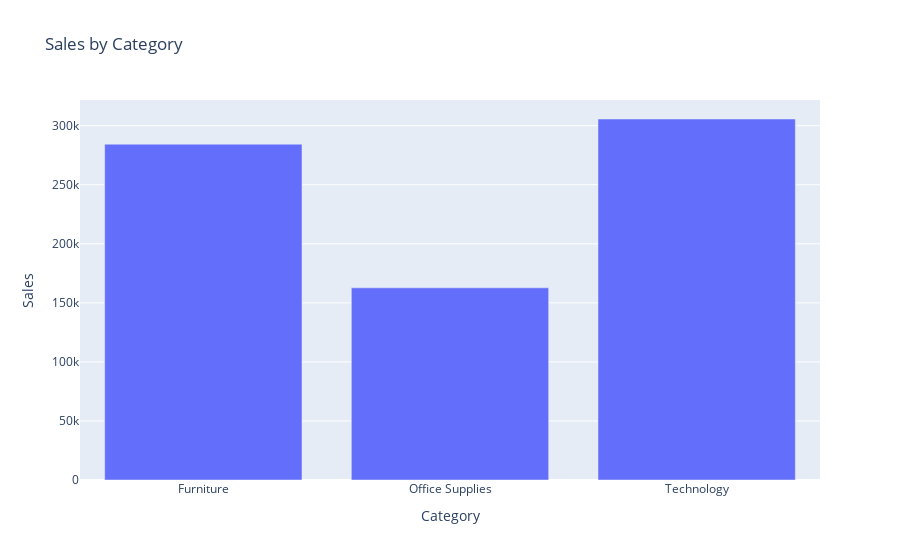
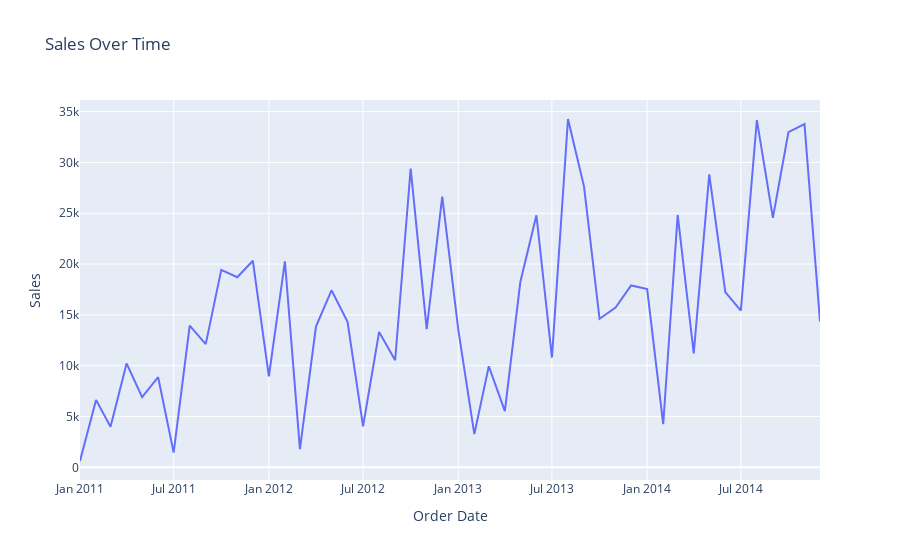

Notebook code for these charts, in order:
### Code cell
region_dropdown = widgets.Dropdown(
    options=['All'] + df['Region'].unique().tolist(),
    value='All',
    description='Select Region:',
)

### Figure 1 — Plotly figure (JSON) as saved in the notebook; plotly's stock layout.template omitted (floating-point values rounded to 4 significant figures)
{"data": [{"alignmentgroup": "True", "hovertemplate": "Category=%{x}<br>Sales=%{y}<extra></extra>", "legendgroup": "", "marker": {"color": "#636efa", "pattern": {"shape": ""}}, "name": "", "offsetgroup": "", "orientation": "v", "showlegend": false, "textposition": "auto", "type": "bar", "x": ["Furniture", "Office Supplies", "Technology"], "xaxis": "x", "y": [284400.0, 162800.0, 305700.0], "yaxis": "y"}], "layout": {"barmode": "relative", "legend": {"tracegroupgap": 0}, "title": {"text": "Sales by Category"}, "xaxis": {"anchor": "y", "domain": [0, 1], "title": {"text": "Category"}}, "yaxis": {"anchor": "x", "domain": [0, 1], "title": {"text": "Sales"}}}}

### Figure 2 — Plotly figure (JSON) as saved in the notebook; plotly's stock layout.template omitted (floating-point values rounded to 4 significant figures)
{"data": [{"hovertemplate": "Order Date=%{x}<br>Sales=%{y}<extra></extra>", "legendgroup": "", "line": {"color": "#636efa", "dash": "solid"}, "marker": {"symbol": "circle"}, "mode": "lines", "name": "", "orientation": "v", "showlegend": false, "type": "scatter", "x": ["2011-01-01T00:00:00", "2011-02-01T00:00:00", "2011-03-01T00:00:00", "2011-04-01T00:00:00", "2011-05-01T00:00:00", "2011-06-01T00:00:00", "2011-07-01T00:00:00", "2011-08-01T00:00:00", "2011-09-01T00:00:00", "2011-10-01T00:00:00", "2011-11-01T00:00:00", "2011-12-01T00:00:00", "2012-01-01T00:00:00", "2012-02-01T00:00:00", "2012-03-01T00:00:00", "2012-04-01T00:00:00", "2012-05-01T00:00:00", "2012-06-01T00:00:00", "2012-07-01T00:00:00", "2012-08-01T00:00:00", "2012-09-01T00:00:00", "2012-10-01T00:00:00", "2012-11-01T00:00:00", "2012-12-01T00:00:00", "2013-01-01T00:00:00", "2013-02-01T00:00:00", "2013-03-01T00:00:00", "2013-04-01T00:00:00", "2013-05-01T00:00:00", "2013-06-01T00:00:00", "2013-07-01T00:00:00", "2013-08-01T00:00:00", "2013-09-01T00:00:00", "2013-10-01T00:00:00", "2013-11-01T00:00:00", "2013-12-01T00:00:00", "2014-01-01T00:00:00", "2014-02-01T00:00:00", "2014-03-01T00:00:00", "2014-04-01T00:00:00", "2014-05-01T00:00:00", "2014-06-01T00:00:00", "2014-07-01T00:00:00", "2014-08-01T00:00:00", "2014-09-01T00:00:00", "2014-10-01T00:00:00", "2014-11-01T00:00:00", "2014-12-01T00:00:00"], "xaxis": "x", "y": [622.7, 6635.0, 3993.0, 10230.0, 6902.0, 8867.0, 1450.0, 13950.0, 12120.0, 19430.0, 18710.0, 20330.0, 8954.0, 20270.0, 1793.0, 13850.0, 17420.0, 14320.0, 4029.0, 13310.0, 10540.0, 29400.0, 13590.0, 26650.0, 13540.0, 3267.0, 9950.0, 5525.0, 18270.0, 24810.0, 10800.0, 34280.0, 27630.0, 14620.0, 15730.0, 17900.0, 17540.0, 4241.0, 24830.0, 11210.0, 28820.0, 17240.0, 15420.0, 34170.0, 24560.0, 32990.0, 33770.0, 14360.0], "yaxis": "y"}], "layout": {"legend": {"tracegroupgap": 0}, "title": {"text": "Sales Over Time"}, "xaxis": {"anchor": "y", "domain": [0, 1], "title": {"text": "Order Date"}}, "yaxis": {"anchor": "x", "domain": [0, 1], "title": {"text": "Sales"}}}}
